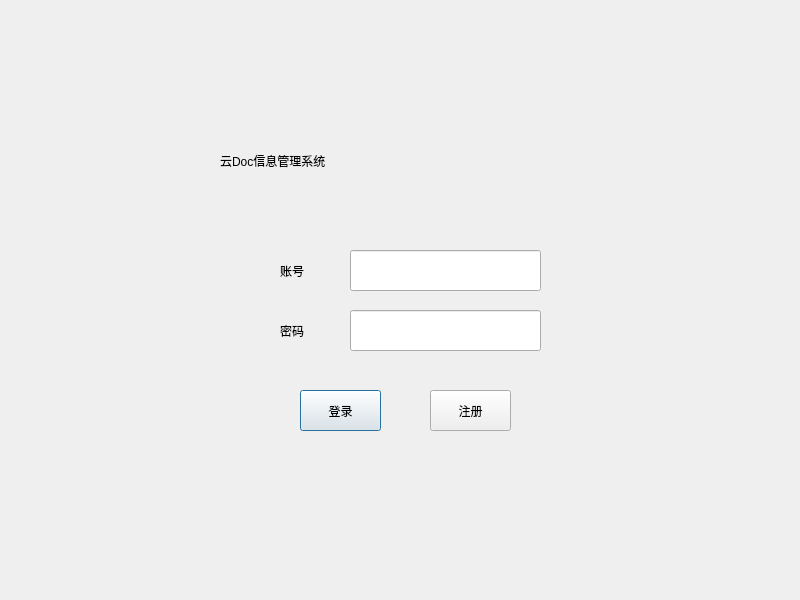
<?xml version="1.0" encoding="UTF-8"?>
<ui version="4.0">
 <class>Login</class>
 <widget class="QDialog" name="Login">
  <property name="geometry">
   <rect>
    <x>0</x>
    <y>0</y>
    <width>800</width>
    <height>600</height>
   </rect>
  </property>
  <property name="windowTitle">
   <string>Dialog</string>
  </property>
  <property name="autoFillBackground">
   <bool>true</bool>
  </property>
  <property name="styleSheet">
   <string notr="true"/>
  </property>
  <widget class="QLineEdit" name="lineEdit">
   <property name="geometry">
    <rect>
     <x>350</x>
     <y>250</y>
     <width>191</width>
     <height>41</height>
    </rect>
   </property>
   <property name="styleSheet">
    <string notr="true">font: 14pt &quot;微软雅黑&quot;;</string>
   </property>
   <property name="text">
    <string/>
   </property>
   <property name="maxLength">
    <number>16</number>
   </property>
  </widget>
  <widget class="QLineEdit" name="lineEdit_2">
   <property name="geometry">
    <rect>
     <x>350</x>
     <y>310</y>
     <width>191</width>
     <height>41</height>
    </rect>
   </property>
   <property name="styleSheet">
    <string notr="true">font: 14pt &quot;微软雅黑&quot;;</string>
   </property>
   <property name="text">
    <string/>
   </property>
   <property name="maxLength">
    <number>16</number>
   </property>
   <property name="echoMode">
    <enum>QLineEdit::Password</enum>
   </property>
  </widget>
  <widget class="QPushButton" name="login_btn">
   <property name="geometry">
    <rect>
     <x>300</x>
     <y>390</y>
     <width>81</width>
     <height>41</height>
    </rect>
   </property>
   <property name="styleSheet">
    <string notr="true">font: 14pt &quot;微软雅黑&quot;;</string>
   </property>
   <property name="text">
    <string>登录</string>
   </property>
  </widget>
  <widget class="QPushButton" name="regiser_btn">
   <property name="geometry">
    <rect>
     <x>430</x>
     <y>390</y>
     <width>81</width>
     <height>41</height>
    </rect>
   </property>
   <property name="styleSheet">
    <string notr="true">font: 14pt &quot;微软雅黑&quot;;</string>
   </property>
   <property name="text">
    <string>注册</string>
   </property>
  </widget>
  <widget class="QLabel" name="label">
   <property name="geometry">
    <rect>
     <x>280</x>
     <y>260</y>
     <width>54</width>
     <height>21</height>
    </rect>
   </property>
   <property name="styleSheet">
    <string notr="true">font: 14pt &quot;微软雅黑&quot;;</string>
   </property>
   <property name="text">
    <string>账号</string>
   </property>
  </widget>
  <widget class="QLabel" name="label_2">
   <property name="geometry">
    <rect>
     <x>280</x>
     <y>320</y>
     <width>54</width>
     <height>21</height>
    </rect>
   </property>
   <property name="styleSheet">
    <string notr="true">font: 14pt &quot;微软雅黑&quot;;</string>
   </property>
   <property name="text">
    <string>密码</string>
   </property>
  </widget>
  <widget class="QLabel" name="label_3">
   <property name="geometry">
    <rect>
     <x>220</x>
     <y>110</y>
     <width>441</width>
     <height>101</height>
    </rect>
   </property>
   <property name="styleSheet">
    <string notr="true">font: 35pt &quot;微软雅黑&quot;;</string>
   </property>
   <property name="text">
    <string>云Doc信息管理系统</string>
   </property>
  </widget>
  <widget class="QWidget" name="widget_title" native="true">
   <property name="geometry">
    <rect>
     <x>0</x>
     <y>0</y>
     <width>800</width>
     <height>28</height>
    </rect>
   </property>
   <property name="sizePolicy">
    <sizepolicy hsizetype="Preferred" vsizetype="Fixed">
     <horstretch>0</horstretch>
     <verstretch>0</verstretch>
    </sizepolicy>
   </property>
   <property name="minimumSize">
    <size>
     <width>100</width>
     <height>28</height>
    </size>
   </property>
   <layout class="QHBoxLayout" name="horizontalLayout_5">
    <property name="spacing">
     <number>0</number>
    </property>
    <property name="leftMargin">
     <number>0</number>
    </property>
    <property name="topMargin">
     <number>0</number>
    </property>
    <property name="rightMargin">
     <number>0</number>
    </property>
    <property name="bottomMargin">
     <number>0</number>
    </property>
    <item>
     <widget class="QWidget" name="widget_menu" native="true">
      <property name="sizePolicy">
       <sizepolicy hsizetype="Minimum" vsizetype="Preferred">
        <horstretch>0</horstretch>
        <verstretch>0</verstretch>
       </sizepolicy>
      </property>
      <layout class="QHBoxLayout" name="horizontalLayout_6">
       <property name="spacing">
        <number>0</number>
       </property>
       <property name="leftMargin">
        <number>0</number>
       </property>
       <property name="topMargin">
        <number>0</number>
       </property>
       <property name="rightMargin">
        <number>0</number>
       </property>
       <property name="bottomMargin">
        <number>0</number>
       </property>
       <item>
        <widget class="QLabel" name="lab_Title">
         <property name="sizePolicy">
          <sizepolicy hsizetype="Expanding" vsizetype="Preferred">
           <horstretch>0</horstretch>
           <verstretch>0</verstretch>
          </sizepolicy>
         </property>
         <property name="styleSheet">
          <string notr="true">font: 75 14pt &quot;Aharoni&quot;;
font: 75 9pt &quot;微软雅黑&quot;;</string>
         </property>
         <property name="text">
          <string/>
         </property>
         <property name="alignment">
          <set>Qt::AlignLeading|Qt::AlignLeft|Qt::AlignVCenter</set>
         </property>
        </widget>
       </item>
       <item>
        <widget class="QPushButton" name="btnMenu_Min">
         <property name="sizePolicy">
          <sizepolicy hsizetype="Minimum" vsizetype="Expanding">
           <horstretch>0</horstretch>
           <verstretch>0</verstretch>
          </sizepolicy>
         </property>
         <property name="minimumSize">
          <size>
           <width>40</width>
           <height>0</height>
          </size>
         </property>
         <property name="cursor">
          <cursorShape>ArrowCursor</cursorShape>
         </property>
         <property name="focusPolicy">
          <enum>Qt::NoFocus</enum>
         </property>
         <property name="toolTip">
          <string>最小化</string>
         </property>
         <property name="text">
          <string/>
         </property>
         <property name="flat">
          <bool>true</bool>
         </property>
        </widget>
       </item>
       <item>
        <widget class="QPushButton" name="btnMenu_Close">
         <property name="sizePolicy">
          <sizepolicy hsizetype="Minimum" vsizetype="Expanding">
           <horstretch>0</horstretch>
           <verstretch>0</verstretch>
          </sizepolicy>
         </property>
         <property name="minimumSize">
          <size>
           <width>40</width>
           <height>0</height>
          </size>
         </property>
         <property name="cursor">
          <cursorShape>ArrowCursor</cursorShape>
         </property>
         <property name="focusPolicy">
          <enum>Qt::NoFocus</enum>
         </property>
         <property name="toolTip">
          <string>关闭</string>
         </property>
         <property name="text">
          <string/>
         </property>
         <property name="flat">
          <bool>true</bool>
         </property>
        </widget>
       </item>
      </layout>
     </widget>
    </item>
   </layout>
  </widget>
 </widget>
 <resources/>
 <connections/>
</ui>
